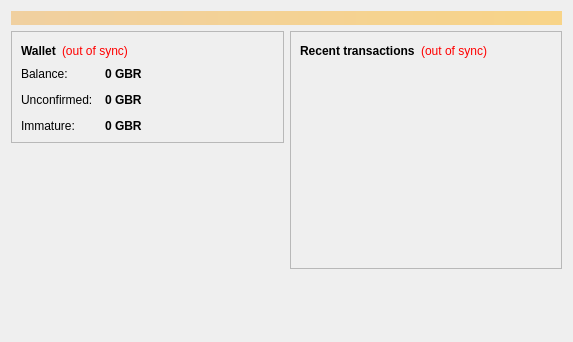
<?xml version="1.0" encoding="UTF-8"?>
<ui version="4.0">
 <class>OverviewPage</class>
 <widget class="QWidget" name="OverviewPage">
  <property name="geometry">
   <rect>
    <x>0</x>
    <y>0</y>
    <width>573</width>
    <height>342</height>
   </rect>
  </property>
  <property name="windowTitle">
   <string>Form</string>
  </property>
  <layout class="QVBoxLayout" name="topLayout">
   <item>
    <widget class="QLabel" name="labelAlerts">
     <property name="visible">
      <bool>false</bool>
     </property>
     <property name="styleSheet">
      <string notr="true">background-color: qlineargradient(x1: 0, y1: 0, x2: 1, y2: 0, stop:0 #F0D0A0, stop:1 #F8D488); color:#000000;</string>
     </property>
     <property name="wordWrap">
      <bool>true</bool>
     </property>
     <property name="margin">
      <number>3</number>
     </property>
    </widget>
   </item>
   <item>
    <layout class="QHBoxLayout" name="horizontalLayout" stretch="1,1">
     <item>
      <layout class="QVBoxLayout" name="verticalLayout_2">
       <item>
        <widget class="QFrame" name="frame">
         <property name="frameShape">
          <enum>QFrame::StyledPanel</enum>
         </property>
         <property name="frameShadow">
          <enum>QFrame::Raised</enum>
         </property>
         <layout class="QVBoxLayout" name="verticalLayout_4">
          <item>
           <layout class="QHBoxLayout" name="horizontalLayout_4">
            <item>
             <widget class="QLabel" name="label_5">
              <property name="font">
               <font>
                <weight>75</weight>
                <bold>true</bold>
               </font>
              </property>
              <property name="text">
               <string>Wallet</string>
              </property>
             </widget>
            </item>
            <item>
             <widget class="QLabel" name="labelWalletStatus">
              <property name="toolTip">
               <string>The displayed information may be out of date. Your wallet automatically synchronizes with the GlobalBusinessrevolution network after a connection is established, but this process has not completed yet.</string>
              </property>
              <property name="styleSheet">
               <string notr="true">QLabel { color: red; }</string>
              </property>
              <property name="text">
               <string notr="true">(out of sync)</string>
              </property>
              <property name="alignment">
               <set>Qt::AlignLeading|Qt::AlignLeft|Qt::AlignVCenter</set>
              </property>
             </widget>
            </item>
            <item>
             <spacer name="horizontalSpacer_2">
              <property name="orientation">
               <enum>Qt::Horizontal</enum>
              </property>
              <property name="sizeHint" stdset="0">
               <size>
                <width>40</width>
                <height>20</height>
               </size>
              </property>
             </spacer>
            </item>
           </layout>
          </item>
          <item>
           <layout class="QFormLayout" name="formLayout_2">
            <property name="fieldGrowthPolicy">
             <enum>QFormLayout::AllNonFixedFieldsGrow</enum>
            </property>
            <property name="horizontalSpacing">
             <number>12</number>
            </property>
            <property name="verticalSpacing">
             <number>12</number>
            </property>
            <item row="0" column="0">
             <widget class="QLabel" name="label">
              <property name="text">
               <string>Balance:</string>
              </property>
             </widget>
            </item>
            <item row="0" column="1">
             <widget class="QLabel" name="labelBalance">
              <property name="font">
               <font>
                <weight>75</weight>
                <bold>true</bold>
               </font>
              </property>
              <property name="cursor">
               <cursorShape>IBeamCursor</cursorShape>
              </property>
              <property name="toolTip">
               <string>Your current balance</string>
              </property>
              <property name="text">
               <string notr="true">0 GBR</string>
              </property>
              <property name="textInteractionFlags">
               <set>Qt::LinksAccessibleByMouse|Qt::TextSelectableByKeyboard|Qt::TextSelectableByMouse</set>
              </property>
             </widget>
            </item>
            <item row="1" column="0">
             <widget class="QLabel" name="label_3">
              <property name="text">
               <string>Unconfirmed:</string>
              </property>
             </widget>
            </item>
            <item row="1" column="1">
             <widget class="QLabel" name="labelUnconfirmed">
              <property name="font">
               <font>
                <weight>75</weight>
                <bold>true</bold>
               </font>
              </property>
              <property name="cursor">
               <cursorShape>IBeamCursor</cursorShape>
              </property>
              <property name="toolTip">
               <string>Total of transactions that have yet to be confirmed, and do not yet count toward the current balance</string>
              </property>
              <property name="text">
               <string notr="true">0 GBR</string>
              </property>
              <property name="textInteractionFlags">
               <set>Qt::LinksAccessibleByMouse|Qt::TextSelectableByKeyboard|Qt::TextSelectableByMouse</set>
              </property>
             </widget>
            </item>
            <item row="2" column="0">
             <widget class="QLabel" name="labelImmatureText">
              <property name="text">
               <string>Immature:</string>
              </property>
             </widget>
            </item>
            <item row="2" column="1">
             <widget class="QLabel" name="labelImmature">
              <property name="font">
               <font>
                <weight>75</weight>
                <bold>true</bold>
               </font>
              </property>
              <property name="toolTip">
               <string>Mined balance that has not yet matured</string>
              </property>
              <property name="text">
               <string notr="true">0 GBR</string>
              </property>
              <property name="textInteractionFlags">
               <set>Qt::LinksAccessibleByMouse|Qt::TextSelectableByKeyboard|Qt::TextSelectableByMouse</set>
              </property>
             </widget>
            </item>
           </layout>
          </item>
         </layout>
        </widget>
       </item>
       <item>
        <spacer name="verticalSpacer">
         <property name="orientation">
          <enum>Qt::Vertical</enum>
         </property>
         <property name="sizeHint" stdset="0">
          <size>
           <width>20</width>
           <height>40</height>
          </size>
         </property>
        </spacer>
       </item>
      </layout>
     </item>
     <item>
      <layout class="QVBoxLayout" name="verticalLayout_3">
       <item>
        <widget class="QFrame" name="frame_2">
         <property name="frameShape">
          <enum>QFrame::StyledPanel</enum>
         </property>
         <property name="frameShadow">
          <enum>QFrame::Raised</enum>
         </property>
         <layout class="QVBoxLayout" name="verticalLayout">
          <item>
           <layout class="QHBoxLayout" name="horizontalLayout_2">
            <item>
             <widget class="QLabel" name="label_4">
              <property name="text">
               <string>&lt;b&gt;Recent transactions&lt;/b&gt;</string>
              </property>
             </widget>
            </item>
            <item>
             <widget class="QLabel" name="labelTransactionsStatus">
              <property name="toolTip">
               <string>The displayed information may be out of date. Your wallet automatically synchronizes with the GlobalBusinessrevolution network after a connection is established, but this process has not completed yet.</string>
              </property>
              <property name="styleSheet">
               <string notr="true">QLabel { color: red; }</string>
              </property>
              <property name="text">
               <string notr="true">(out of sync)</string>
              </property>
              <property name="alignment">
               <set>Qt::AlignRight|Qt::AlignTrailing|Qt::AlignVCenter</set>
              </property>
             </widget>
            </item>
            <item>
             <spacer name="horizontalSpacer">
              <property name="orientation">
               <enum>Qt::Horizontal</enum>
              </property>
              <property name="sizeHint" stdset="0">
               <size>
                <width>40</width>
                <height>20</height>
               </size>
              </property>
             </spacer>
            </item>
           </layout>
          </item>
          <item>
           <widget class="QListView" name="listTransactions">
            <property name="styleSheet">
             <string notr="true">QListView { background: transparent; }</string>
            </property>
            <property name="frameShape">
             <enum>QFrame::NoFrame</enum>
            </property>
            <property name="verticalScrollBarPolicy">
             <enum>Qt::ScrollBarAlwaysOff</enum>
            </property>
            <property name="horizontalScrollBarPolicy">
             <enum>Qt::ScrollBarAlwaysOff</enum>
            </property>
            <property name="selectionMode">
             <enum>QAbstractItemView::NoSelection</enum>
            </property>
           </widget>
          </item>
         </layout>
        </widget>
       </item>
       <item>
        <spacer name="verticalSpacer_2">
         <property name="orientation">
          <enum>Qt::Vertical</enum>
         </property>
         <property name="sizeHint" stdset="0">
          <size>
           <width>20</width>
           <height>40</height>
          </size>
         </property>
        </spacer>
       </item>
      </layout>
     </item>
    </layout>
   </item>
  </layout>
 </widget>
 <resources/>
 <connections/>
</ui>
